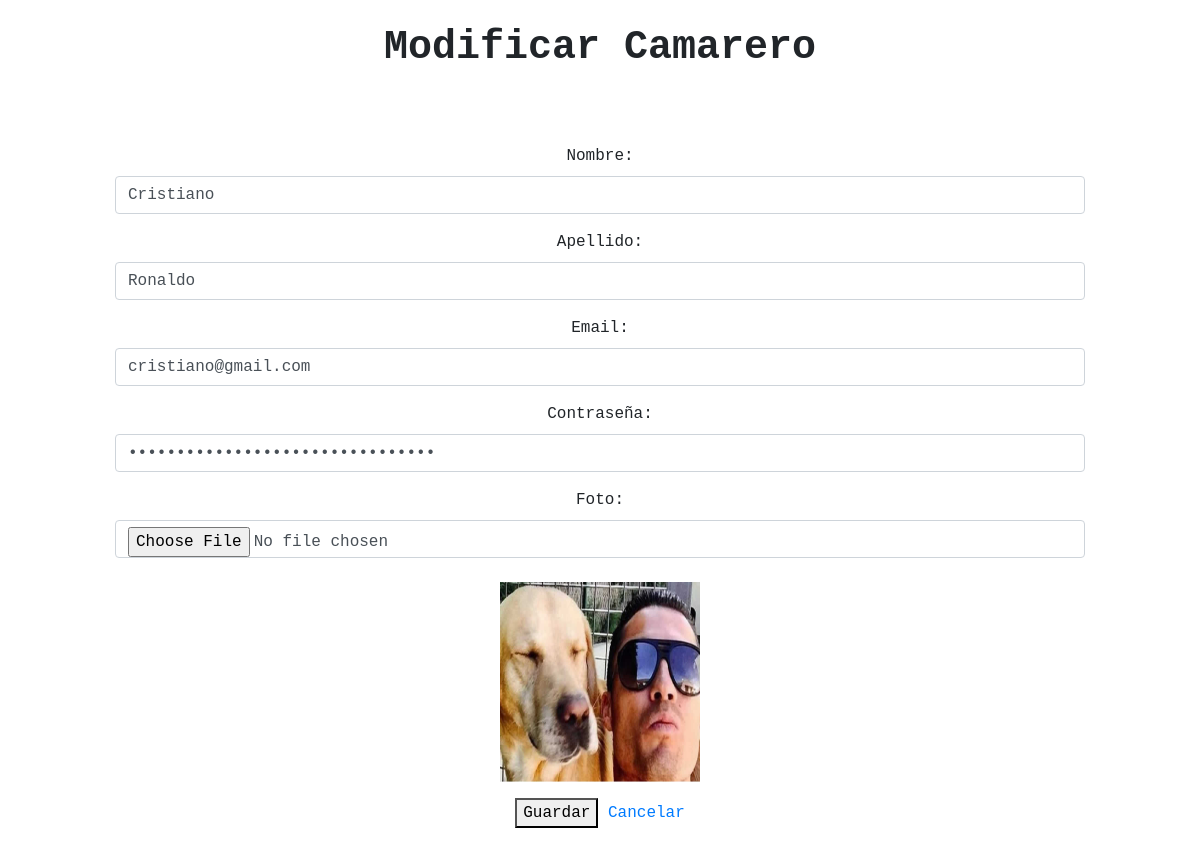
The page /view/formulario_modificar_camarero.php?id_camarero=1 on the database its author committed.
### tables this page shows
CREATE TABLE `tbl_camareros` (
  `id_camarero` int(11) NOT NULL,
  `nombre_camarero` varchar(20) NOT NULL,
  `apellido_camarero` varchar(20) NOT NULL,
  `email_camarero` varchar(30) NOT NULL,
  `contra_camarero` varchar(32) NOT NULL,
  `img_camarero` varchar(50) NOT NULL
);

### view/formulario_modificar_camarero.php (the view, shortened to what this page needs)
<!DOCTYPE html>
<html>
<head>
    <link rel="stylesheet" href="https://stackpath.bootstrapcdn.com/bootstrap/4.4.1/css/bootstrap.min.css">
    <link rel="stylesheet" type="text/css" href="../css/style.css">
</head>
<body>
<br>
<center>
<div class="caja">
    <h1><b>Modificar Camarero</b></h1>
    <br>
    <br>
    <?php
        $id_camarero=$_REQUEST['id_camarero'];
        require_once '../services/conexion.php';
        $sql=$pdo->prepare("SELECT * FROM tbl_camareros WHERE id_camarero=?");
        $sql->bindParam(1, $id_camarero);
        $sql->execute();
        $listaCamareros=$sql->fetchAll(PDO::FETCH_ASSOC);
        foreach($listaCamareros as $camareros){
    ?>
    <form action="../processes/modificar_camarero.php" method="post" enctype="multipart/form-data">
        <div class="form-group">
            <label class="control-label col-sm-2" for="nombre_camarero">Nombre:</label>
            <div class="col-sm-10">
                <input type="text" class="form-control" id="nombre_camarero" name="nombre_camarero" size="20" value="<?php echo "$camareros[nombre_camarero]";?>">
            </div>
        </div>
        <div class="form-group">
            <label class="control-label col-sm-2" for="apellido_camarero">Apellido:</label>
            <div class="col-sm-10">
                <input type="text" class="form-control" id="apellido_camarero" name="apellido_camarero" size="20" value="<?php echo "$camareros[apellido_camarero]";?>">
            </div>
        </div>
        <div class="form-group">
            <label class="control-label col-sm-2" for="email_camarero">Email:</label>
            <div class="col-sm-10">
                <input type="email" class="form-control" id="email_camarero" name="email_camarero" size="30" value="<?php echo "$camareros[email_camarero]";?>">
            </div>
        </div>
        <div class="form-group">
            <label class="control-label col-sm-2" for="contra_camarero">Contraseña:</label>
            <div class="col-sm-10">
                <input type="password" class="form-control" id="contra_camarero" name="contra_camarero" size="32" value="<?php echo "$camareros[contra_camarero]";?>">
            </div>
        </div>
        <div class="form-group">
            <label class="control-label col-sm-2" for="img_admin">Foto:</label>
            <div class="col-sm-10">
                <input type="file" class="form-control" id="img_camarero" accept="image/*" name="file">
                <br>
                <?php echo "<td><img style='width:200px;height:200px;' src='{$camareros['img_camarero']}'</td>";?>
            </div>
        </div>
        <div class="form-group">
            <div class="col-sm-offset-2 col-sm-10">
                <button type="submit" class="button-1" name="guardar" >Guardar</button>
                <a href='vercamareros.php' class='button-2'>Cancelar</a>
            </div>
        </div>
    </form>
    <?php } ?>
</center>
</body>
</html>

### css/style.css (style rules this page uses)
* { box-sizing: border-box; font-family: monospace; }
body { margin: 0; }

### rows shown on the page
tbl_camareros: nombre_camarero "Cristiano", apellido_camarero "Ronaldo", email_camarero "cristiano@gmail.com", img_camarero (picture)
